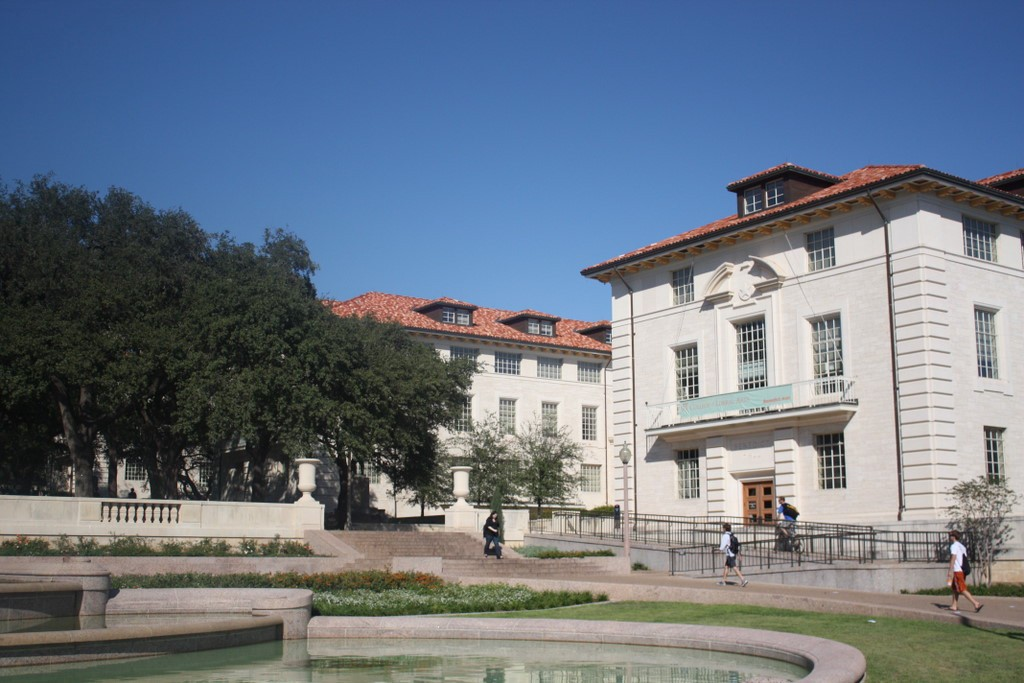
#> input picture trabalho_4/img/foto1A.jpg, 1024 x 683 px
$ jupyter execute trabalho_4.ipynb
#> lines starting #> are read from the running program, lines starting #| are printed output that depends on the picture
[cell 1]
import cv2
import matplotlib.pyplot as plt

[cell 2]
imgA = cv2.imread("img/foto1A.jpg")
#> imgA is the input picture: shape (683, 1024, 3); mean B, G, R 132.3, 118.7, 107.9
imgA = imgA[..., ::-1]
imgB = cv2.imread("img/foto1B.jpg")
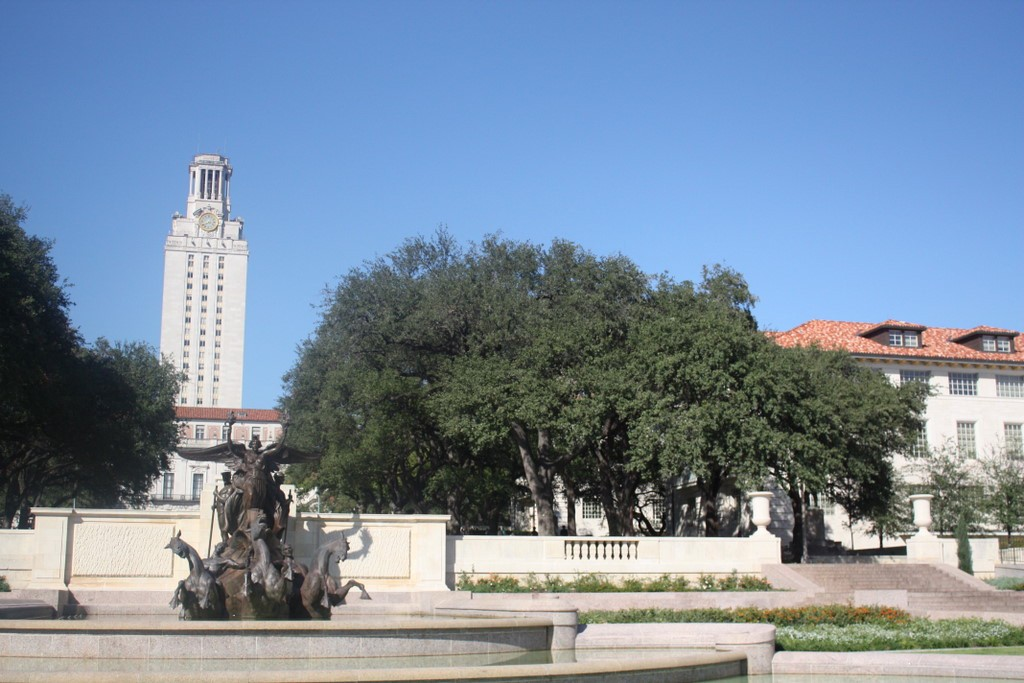
#> input picture trabalho_4/img/foto1B.jpg, 1024 x 683 px
#> imgB is the input picture: shape (683, 1024, 3); mean B, G, R 159.3, 139.8, 122
imgB = imgB[..., ::-1]

[cell 3]
fig = plt.figure()
a = fig.add_subplot(1, 2, 1)
plt.title('Foto A'), plt.xticks([]), plt.yticks([])
imgplot = plt.imshow(imgA)

a = fig.add_subplot(1, 2, 2)
plt.title('Foto B'), plt.xticks([]), plt.yticks([])
imgplot = plt.imshow(imgB)
plt.show()
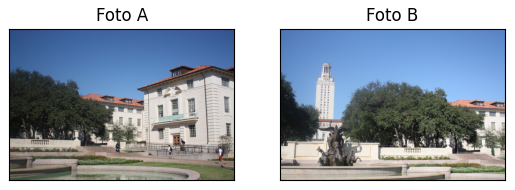
#> figure drawn by matplotlib, 2 panels
